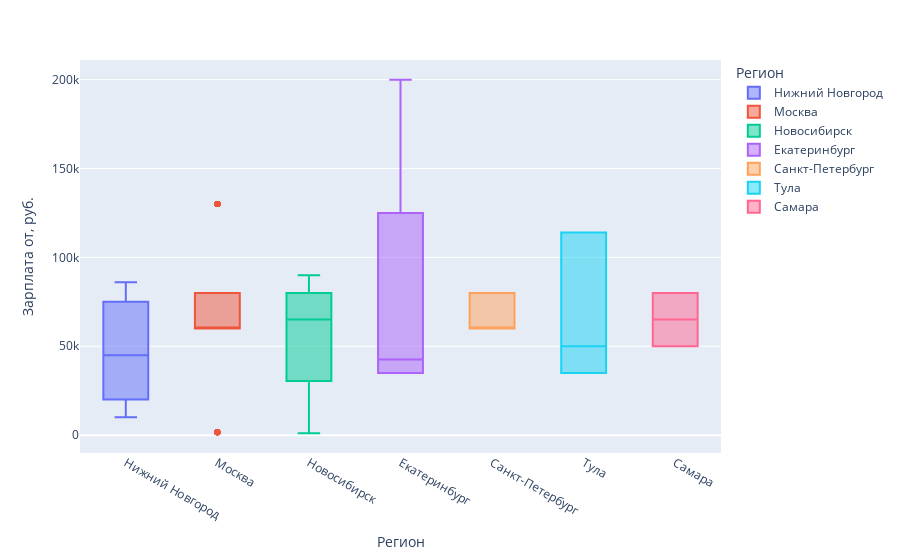

The cell this chart's notebook holds for it:
### Markdown cell above
### Построим график уровень зарплат от какой суммы (там где данные есть). Нижняя планка зарплат.

### Code cell
vac_info_new_salary_from = vac_info_new[vac_info_new['salary_from'].notnull()].copy()
table_for_plot = vac_info_new_salary_from
fig = px.box(table_for_plot, 
             x="area", 
             y="salary_from", 
             color = "area", 
             category_orders = {'area': table_for_plot['area'].value_counts().index}, 
             labels = {'area':'Регион', 'salary_from':'Зарплата от, руб.'})
fig.show()

### Figure 1 — Plotly figure (JSON) as saved in the notebook; plotly's stock layout.template omitted (floating-point values rounded to 4 significant figures; data arrays with more than 128 entries replaced by an {"elided": "..."} marker saying what was removed)
{"data": [{"alignmentgroup": "True", "hovertemplate": "Регион=%{x}<br>Зарплата от, руб.=%{y}<extra></extra>", "legendgroup": "Нижний Новгород", "marker": {"color": "#636efa"}, "name": "Нижний Новгород", "notched": false, "offsetgroup": "Нижний Новгород", "orientation": "v", "showlegend": true, "type": "box", "x": {"elided": "160 str values"}, "x0": " ", "xaxis": "x", "y": {"elided": "160 int values"}, "y0": " ", "yaxis": "y"}, {"alignmentgroup": "True", "hovertemplate": "Регион=%{x}<br>Зарплата от, руб.=%{y}<extra></extra>", "legendgroup": "Москва", "marker": {"color": "#EF553B"}, "name": "Москва", "notched": false, "offsetgroup": "Москва", "orientation": "v", "showlegend": true, "type": "box", "x": ["Москва", "Москва", "Москва", "Москва", "Москва", "Москва", "Москва", "Москва", "Москва", "Москва", "Москва", "Москва", "Москва", "Москва", "Москва", "Москва", "Москва", "Москва", "Москва", "Москва", "Москва", "Москва", "Москва", "Москва", "Москва", "Москва", "Москва", "Москва", "Москва", "Москва", "Москва", "Москва", "Москва", "Москва", "Москва", "Москва", "Москва", "Москва", "Москва", "Москва", "Москва", "Москва", "Москва", "Москва", "Москва", "Москва", "Москва", "Москва", "Москва", "Москва", "Москва", "Москва", "Москва", "Москва", "Москва", "Москва", "Москва", "Москва", "Москва", "Москва", "Москва", "Москва", "Москва", "Москва", "Москва", "Москва", "Москва", "Москва", "Москва", "Москва", "Москва", "Москва", "Москва", "Москва", "Москва", "Москва", "Москва", "Москва", "Москва", "Москва", "Москва", "Москва", "Москва", "Москва", "Москва", "Москва", "Москва", "Москва", "Москва", "Москва", "Москва", "Москва", "Москва", "Москва", "Москва", "Москва", "Москва", "Москва", "Москва", "Москва", "Москва", "Москва", "Москва", "Москва", "Москва", "Москва", "Москва", "Москва", "Москва", "Москва", "Москва", "Москва", "Москва", "Москва", "Москва", "Москва", "Москва", "Москва", "Москва", "Москва"], "x0": " ", "xaxis": "x", "y": [60000, 60000, 60000, 130000, 80000, 1600, 60000, 60000, 60000, 130000, 80000, 1600, 60000, 60000, 60000, 130000, 80000, 1600, 60000, 60000, 60000, 130000, 80000, 1600, 60000, 60000, 60000, 130000, 80000, 1600, 60000, 60000, 60000, 130000, 80000, 1600, 60000, 60000, 60000, 130000, 80000, 1600, 60000, 60000, 60000, 130000, 80000, 1600, 60000, 60000, 60000, 130000, 80000, 1600, 60000, 60000, 60000, 130000, 80000, 1600, 60000, 60000, 60000, 130000, 80000, 1600, 60000, 60000, 60000, 130000, 80000, 1600, 60000, 60000, 60000, 130000, 80000, 1600, 60000, 60000, 60000, 130000, 80000, 1600, 60000, 60000, 60000, 130000, 80000, 1600, 60000, 60000, 60000, 130000, 80000, 1600, 60000, 60000, 60000, 130000, 80000, 1600, 60000, 60000, 60000, 130000, 80000, 1600, 60000, 60000, 60000, 130000, 80000, 1600, 60000, 60000, 60000, 130000, 80000, 1600], "y0": " ", "yaxis": "y"}, {"alignmentgroup": "True", "hovertemplate": "Регион=%{x}<br>Зарплата от, руб.=%{y}<extra></extra>", "legendgroup": "Новосибирск", "marker": {"color": "#00cc96"}, "name": "Новосибирск", "notched": false, "offsetgroup": "Новосибирск", "orientation": "v", "showlegend": true, "type": "box", "x": ["Новосибирск", "Новосибирск", "Новосибирск", "Новосибирск", "Новосибирск", "Новосибирск", "Новосибирск", "Новосибирск", "Новосибирск", "Новосибирск", "Новосибирск", "Новосибирск", "Новосибирск", "Новосибирск", "Новосибирск", "Новосибирск", "Новосибирск", "Новосибирск", "Новосибирск", "Новосибирск", "Новосибирск", "Новосибирск", "Новосибирск", "Новосибирск", "Новосибирск", "Новосибирск", "Новосибирск", "Новосибирск", "Новосибирск", "Новосибирск", "Новосибирск", "Новосибирск", "Новосибирск", "Новосибирск", "Новосибирск", "Новосибирск", "Новосибирск", "Новосибирск", "Новосибирск", "Новосибирск", "Новосибирск", "Новосибирск", "Новосибирск", "Новосибирск", "Новосибирск", "Новосибирск", "Новосибирск", "Новосибирск", "Новосибирск", "Новосибирск", "Новосибирск", "Новосибирск", "Новосибирск", "Новосибирск", "Новосибирск", "Новосибирск", "Новосибирск", "Новосибирск", "Новосибирск", "Новосибирск", "Новосибирск", "Новосибирск", "Новосибирск", "Новосибирск", "Новосибирск", "Новосибирск", "Новосибирск", "Новосибирск", "Новосибирск", "Новосибирск", "Новосибирск", "Новосибирск", "Новосибирск", "Новосибирск", "Новосибирск", "Новосибирск", "Новосибирск", "Новосибирск", "Новосибирск", "Новосибирск"], "x0": " ", "xaxis": "x", "y": [90000, 1000, 70000, 60000, 90000, 1000, 70000, 60000, 90000, 1000, 70000, 60000, 90000, 1000, 70000, 60000, 90000, 1000, 70000, 60000, 90000, 1000, 70000, 60000, 90000, 1000, 70000, 60000, 90000, 1000, 70000, 60000, 90000, 1000, 70000, 60000, 90000, 1000, 70000, 60000, 90000, 1000, 70000, 60000, 90000, 1000, 70000, 60000, 90000, 1000, 70000, 60000, 90000, 1000, 70000, 60000, 90000, 1000, 70000, 60000, 90000, 1000, 70000, 60000, 90000, 1000, 70000, 60000, 90000, 1000, 70000, 60000, 90000, 1000, 70000, 60000, 90000, 1000, 70000, 60000], "y0": " ", "yaxis": "y"}, {"alignmentgroup": "True", "hovertemplate": "Регион=%{x}<br>Зарплата от, руб.=%{y}<extra></extra>", "legendgroup": "Екатеринбург", "marker": {"color": "#ab63fa"}, "name": "Екатеринбург", "notched": false, "offsetgroup": "Екатеринбург", "orientation": "v", "showlegend": true, "type": "box", "x": ["Екатеринбург", "Екатеринбург", "Екатеринбург", "Екатеринбург", "Екатеринбург", "Екатеринбург", "Екатеринбург", "Екатеринбург", "Екатеринбург", "Екатеринбург", "Екатеринбург", "Екатеринбург", "Екатеринбург", "Екатеринбург", "Екатеринбург", "Екатеринбург", "Екатеринбург", "Екатеринбург", "Екатеринбург", "Екатеринбург", "Екатеринбург", "Екатеринбург", "Екатеринбург", "Екатеринбург", "Екатеринбург", "Екатеринбург", "Екатеринбург", "Екатеринбург", "Екатеринбург", "Екатеринбург", "Екатеринбург", "Екатеринбург", "Екатеринбург", "Екатеринбург", "Екатеринбург", "Екатеринбург", "Екатеринбург", "Екатеринбург", "Екатеринбург", "Екатеринбург", "Екатеринбург", "Екатеринбург", "Екатеринбург", "Екатеринбург", "Екатеринбург", "Екатеринбург", "Екатеринбург", "Екатеринбург", "Екатеринбург", "Екатеринбург", "Екатеринбург", "Екатеринбург", "Екатеринбург", "Екатеринбург", "Екатеринбург", "Екатеринбург", "Екатеринбург", "Екатеринбург", "Екатеринбург", "Екатеринбург", "Екатеринбург", "Екатеринбург", "Екатеринбург", "Екатеринбург", "Екатеринбург", "Екатеринбург", "Екатеринбург", "Екатеринбург", "Екатеринбург", "Екатеринбург", "Екатеринбург", "Екатеринбург", "Екатеринбург", "Екатеринбург", "Екатеринбург", "Екатеринбург", "Екатеринбург", "Екатеринбург", "Екатеринбург", "Екатеринбург"], "x0": " ", "xaxis": "x", "y": [35000, 50000, 200000, 35000, 35000, 50000, 200000, 35000, 35000, 50000, 200000, 35000, 35000, 50000, 200000, 35000, 35000, 50000, 200000, 35000, 35000, 50000, 200000, 35000, 35000, 50000, 200000, 35000, 35000, 50000, 200000, 35000, 35000, 50000, 200000, 35000, 35000, 50000, 200000, 35000, 35000, 50000, 200000, 35000, 35000, 50000, 200000, 35000, 35000, 50000, 200000, 35000, 35000, 50000, 200000, 35000, 35000, 50000, 200000, 35000, 35000, 50000, 200000, 35000, 35000, 50000, 200000, 35000, 35000, 50000, 200000, 35000, 35000, 50000, 200000, 35000, 35000, 50000, 200000, 35000], "y0": " ", "yaxis": "y"}, {"alignmentgroup": "True", "hovertemplate": "Регион=%{x}<br>Зарплата от, руб.=%{y}<extra></extra>", "legendgroup": "Санкт-Петербург", "marker": {"color": "#FFA15A"}, "name": "Санкт-Петербург", "notched": false, "offsetgroup": "Санкт-Петербург", "orientation": "v", "showlegend": true, "type": "box", "x": ["Санкт-Петербург", "Санкт-Петербург", "Санкт-Петербург", "Санкт-Петербург", "Санкт-Петербург", "Санкт-Петербург", "Санкт-Петербург", "Санкт-Петербург", "Санкт-Петербург", "Санкт-Петербург", "Санкт-Петербург", "Санкт-Петербург", "Санкт-Петербург", "Санкт-Петербург", "Санкт-Петербург", "Санкт-Петербург", "Санкт-Петербург", "Санкт-Петербург", "Санкт-Петербург", "Санкт-Петербург", "Санкт-Петербург", "Санкт-Петербург", "Санкт-Петербург", "Санкт-Петербург", "Санкт-Петербург", "Санкт-Петербург", "Санкт-Петербург", "Санкт-Петербург", "Санкт-Петербург", "Санкт-Петербург", "Санкт-Петербург", "Санкт-Петербург", "Санкт-Петербург", "Санкт-Петербург", "Санкт-Петербург", "Санкт-Петербург", "Санкт-Петербург", "Санкт-Петербург", "Санкт-Петербург", "Санкт-Петербург", "Санкт-Петербург", "Санкт-Петербург", "Санкт-Петербург", "Санкт-Петербург", "Санкт-Петербург", "Санкт-Петербург", "Санкт-Петербург", "Санкт-Петербург", "Санкт-Петербург", "Санкт-Петербург", "Санкт-Петербург", "Санкт-Петербург", "Санкт-Петербург", "Санкт-Петербург", "Санкт-Петербург", "Санкт-Петербург", "Санкт-Петербург", "Санкт-Петербург", "Санкт-Петербург", "Санкт-Петербург"], "x0": " ", "xaxis": "x", "y": [60000, 60000, 80000, 60000, 60000, 80000, 60000, 60000, 80000, 60000, 60000, 80000, 60000, 60000, 80000, 60000, 60000, 80000, 60000, 60000, 80000, 60000, 60000, 80000, 60000, 60000, 80000, 60000, 60000, 80000, 60000, 60000, 80000, 60000, 60000, 80000, 60000, 60000, 80000, 60000, 60000, 80000, 60000, 60000, 80000, 60000, 60000, 80000, 60000, 60000, 80000, 60000, 60000, 80000, 60000, 60000, 80000, 60000, 60000, 80000], "y0": " ", "yaxis": "y"}, {"alignmentgroup": "True", "hovertemplate": "Регион=%{x}<br>Зарплата от, руб.=%{y}<extra></extra>", "legendgroup": "Тула", "marker": {"color": "#19d3f3"}, "name": "Тула", "notched": false, "offsetgroup": "Тула", "orientation": "v", "showlegend": true, "type": "box", "x": ["Тула", "Тула", "Тула", "Тула", "Тула", "Тула", "Тула", "Тула", "Тула", "Тула", "Тула", "Тула", "Тула", "Тула", "Тула", "Тула", "Тула", "Тула", "Тула", "Тула", "Тула", "Тула", "Тула", "Тула", "Тула", "Тула", "Тула", "Тула", "Тула", "Тула", "Тула", "Тула", "Тула", "Тула", "Тула", "Тула", "Тула", "Тула", "Тула", "Тула", "Тула", "Тула", "Тула", "Тула", "Тула", "Тула", "Тула", "Тула", "Тула", "Тула", "Тула", "Тула", "Тула", "Тула", "Тула", "Тула", "Тула", "Тула", "Тула", "Тула"], "x0": " ", "xaxis": "x", "y": [50000, 114000, 35000, 50000, 114000, 35000, 50000, 114000, 35000, 50000, 114000, 35000, 50000, 114000, 35000, 50000, 114000, 35000, 50000, 114000, 35000, 50000, 114000, 35000, 50000, 114000, 35000, 50000, 114000, 35000, 50000, 114000, 35000, 50000, 114000, 35000, 50000, 114000, 35000, 50000, 114000, 35000, 50000, 114000, 35000, 50000, 114000, 35000, 50000, 114000, 35000, 50000, 114000, 35000, 50000, 114000, 35000, 50000, 114000, 35000], "y0": " ", "yaxis": "y"}, {"alignmentgroup": "True", "hovertemplate": "Регион=%{x}<br>Зарплата от, руб.=%{y}<extra></extra>", "legendgroup": "Самара", "marker": {"color": "#FF6692"}, "name": "Самара", "notched": false, "offsetgroup": "Самара", "orientation": "v", "showlegend": true, "type": "box", "x": ["Самара", "Самара", "Самара", "Самара", "Самара", "Самара", "Самара", "Самара", "Самара", "Самара", "Самара", "Самара", "Самара", "Самара", "Самара", "Самара", "Самара", "Самара", "Самара", "Самара", "Самара", "Самара", "Самара", "Самара", "Самара", "Самара", "Самара", "Самара", "Самара", "Самара", "Самара", "Самара", "Самара", "Самара", "Самара", "Самара", "Самара", "Самара", "Самара", "Самара"], "x0": " ", "xaxis": "x", "y": [50000, 80000, 50000, 80000, 50000, 80000, 50000, 80000, 50000, 80000, 50000, 80000, 50000, 80000, 50000, 80000, 50000, 80000, 50000, 80000, 50000, 80000, 50000, 80000, 50000, 80000, 50000, 80000, 50000, 80000, 50000, 80000, 50000, 80000, 50000, 80000, 50000, 80000, 50000, 80000], "y0": " ", "yaxis": "y"}], "layout": {"boxmode": "overlay", "legend": {"title": {"text": "Регион"}, "tracegroupgap": 0}, "margin": {"t": 60}, "xaxis": {"anchor": "y", "categoryarray": ["Нижний Новгород", "Москва", "Новосибирск", "Екатеринбург", "Санкт-Петербург", "Тула", "Самара"], "categoryorder": "array", "domain": [0, 1], "title": {"text": "Регион"}}, "yaxis": {"anchor": "x", "domain": [0, 1], "title": {"text": "Зарплата от, руб."}}}}
